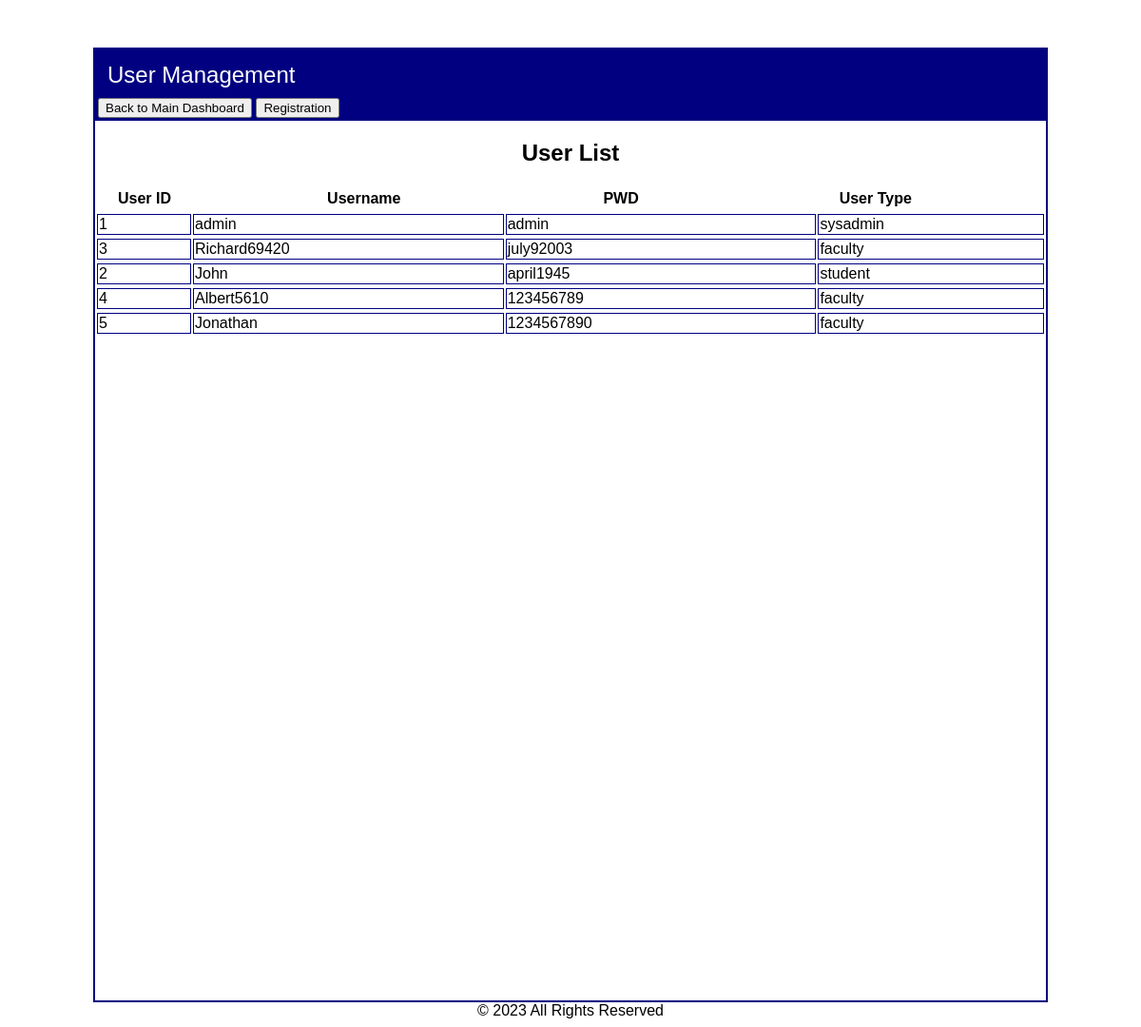
The page /admin/usermanagement/index.php (signed in) on the database as committed earlier.
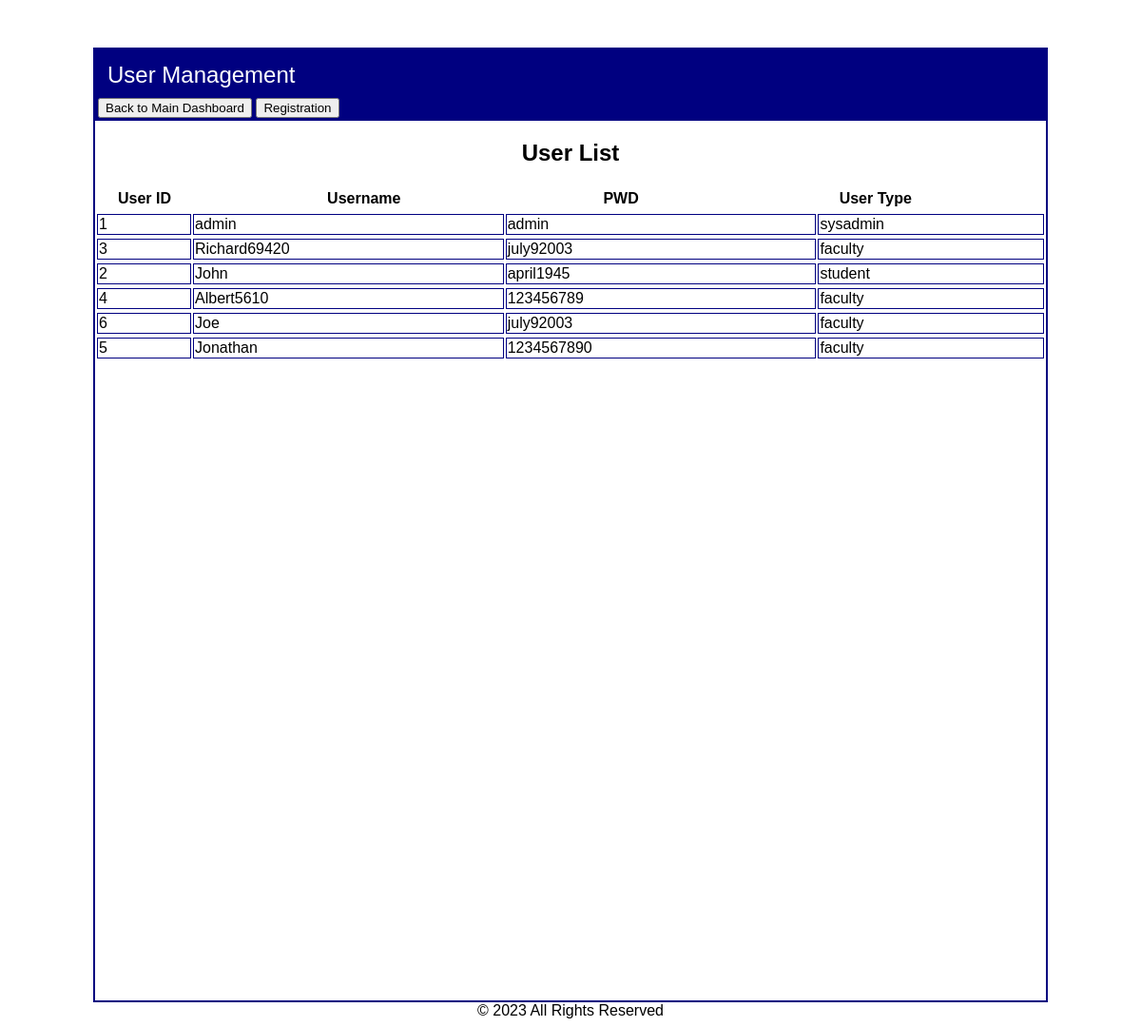
The same page on the database as committed later.
### tables this page shows
CREATE TABLE IF NOT EXISTS `usercredentials` (
  `user_id` int NOT NULL AUTO_INCREMENT,
  `user_name` varchar(255) NOT NULL,
  `pwd` varchar(255) NOT NULL,
  `user_type` enum('student','faculty','sysadmin') NOT NULL,
  PRIMARY KEY (`user_id`)
);

### admin/usermanagement/index.php (the view, shortened to what this page needs)
<?php
include("../../dbconfig.php");
$sql = "SELECT * FROM usercredentials";
$result = $db->query($sql);
$userlist = [];
if ($result->num_rows > 0) {
    while ($row = $result->fetch_assoc()) {
        $userlist[] = $row;
    }
}
?>
<!DOCTYPE html>
<html lang="en">
<head>
</head>
<body>
<div align="center">
    <div style="width:1000px; height:1000px; border: solid 2px #000080;" align="left">
        <div style="background-color:#000080; color:#FFFFFF; padding:3px;">
            <p style="font-size:x-large; margin: 10px;">User Management</p>
            <a href="../index.php"><button> Back to Main Dashboard </button></a>
            <a href="registeruser.php"><button> Registration </button></a>
        </div>
        <table width='999' align='center'">
            <tr>
                <h2 align = 'center'> User List </h2>
            </tr>
            <tr>
                <th width='10%'> User ID </th>
                <th> Username </th>
                <th> PWD </th>
                <th> User Type </th>
            </tr>
            <tr rowspan="2" style='border: solid 1px #000080'>
                <?php
                foreach ($userlist as $users) {
                    echo "<table width='100%'>";
                    echo "<tr>";
                    echo "<td width='10%' style = 'border: solid 1px #000080;'>{$users['user_id']}</td>";
                    echo "<td width='33%' style = 'border: solid 1px #000080;'>{$users['user_name']}</td>";
                    echo "<td width='33%' style = 'border: solid 1px #000080;'>{$users['pwd']}</td>";
                    echo "<td width='33%' style = 'border: solid 1px #000080;'>{$users['user_type']}</td>";
                    echo "</tr>";
                    echo "</table>";
                }
                ?>
            </tr>
        </table>
    </div>
</div>
<footer style="text-align: center;">
    &copy; 2023 All Rights Reserved
</footer>
</body>
</html>

Rows that differ between the two databases and show on the page:
added usercredentials: user_id "6", user_name "Joe", pwd "july92003", user_type "faculty"
